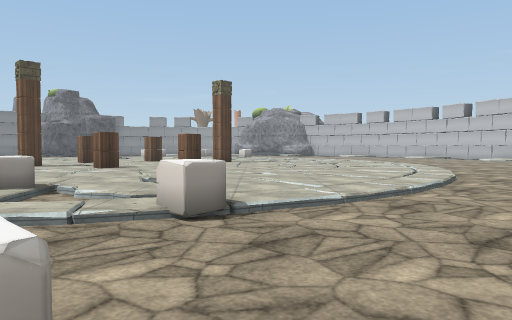
View 1 (above)

24 first-person views from a walk through a scene from a Unity 3-D project. The camera is 1.3 m above the floor, tilts 2° down and sees 70° across. The floor is counted in squares, 2 m on a side. Each view is taken from the middle of a square. On the plan, view 1 faces up. The plan holds only what a view shows up to about 11 squares ahead; the rest is blank. The place goes on beyond the plan. The player character is not drawn. Some animated figures are not drawn. Some surface patterns are stand-ins.

View 2
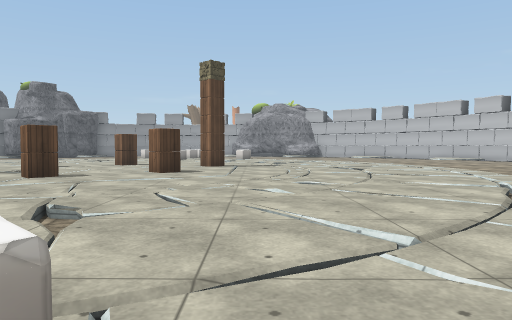

View 3
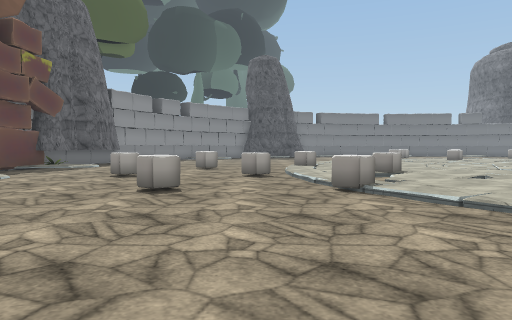

View 4
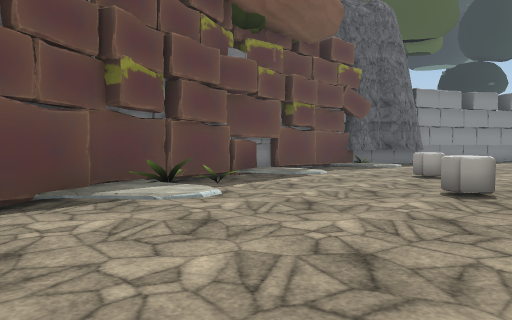

View 5
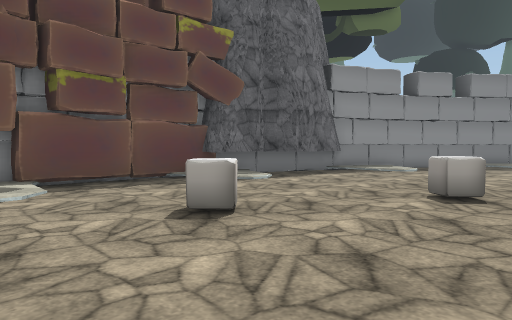

View 6
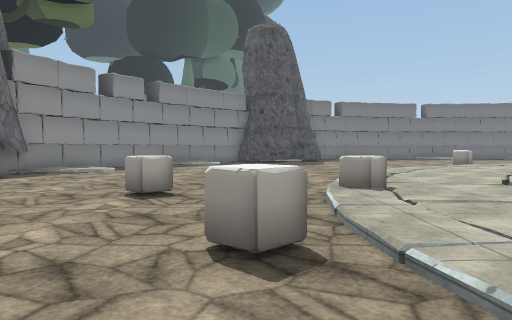

View 7
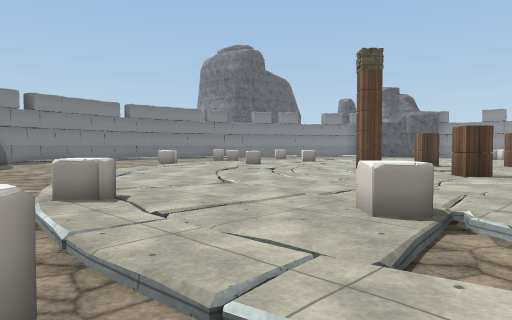

View 8
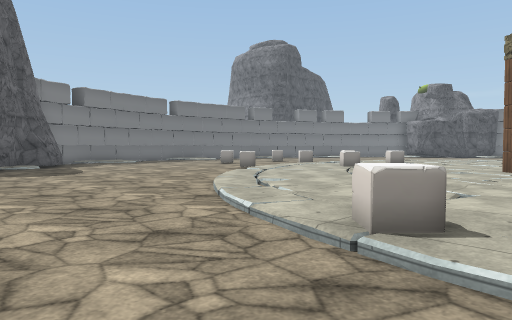

View 9
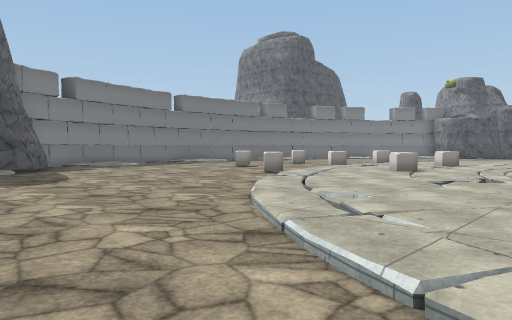

View 10
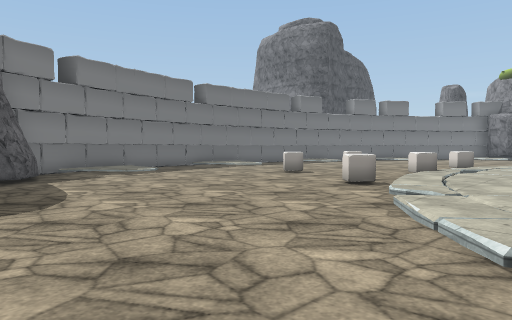

View 11
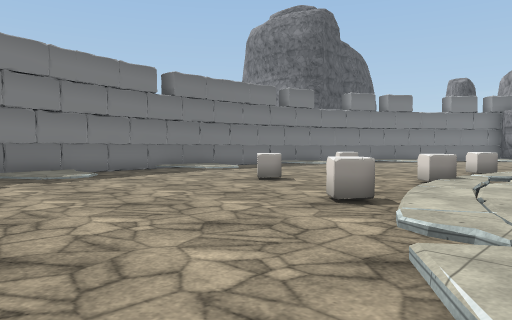

View 12
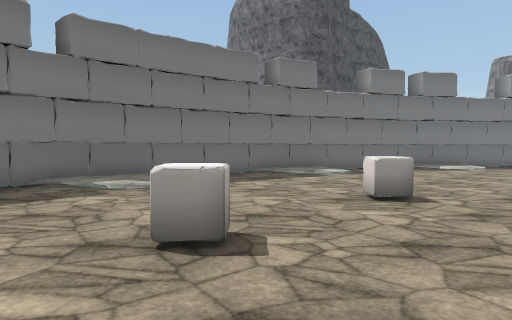

View 13
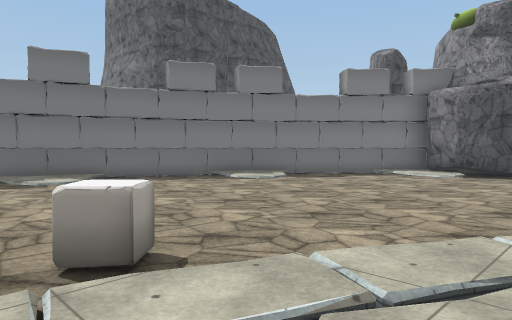

View 14
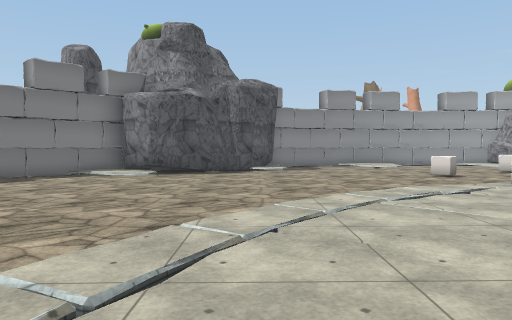

View 15
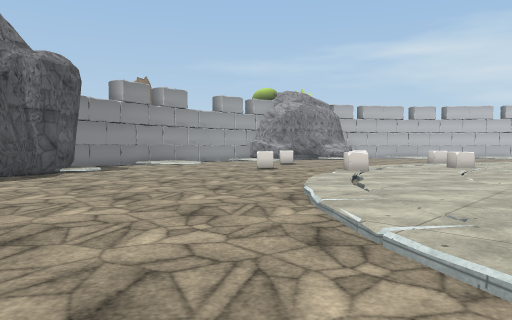

View 16
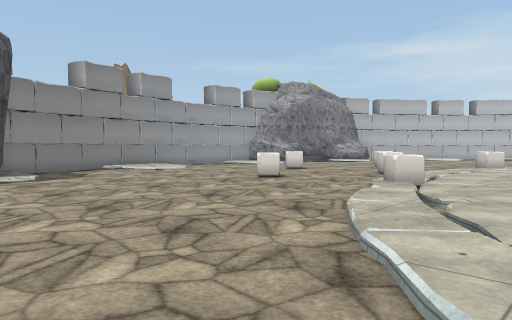

View 17
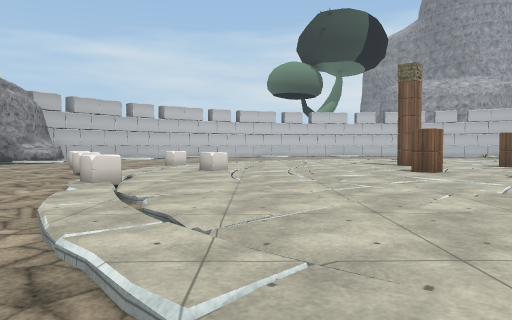

View 18
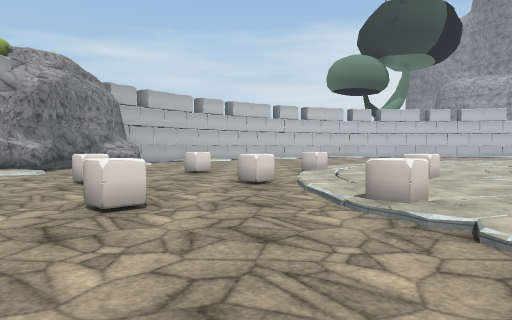

View 19
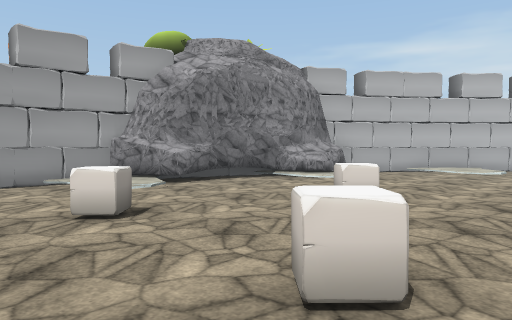

View 20
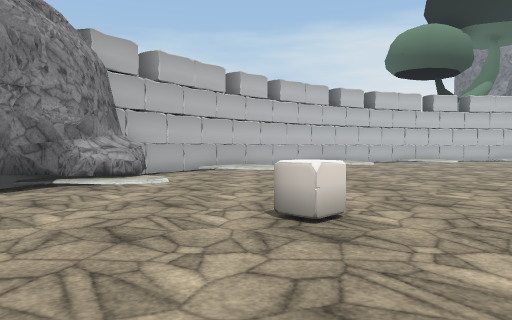

View 21
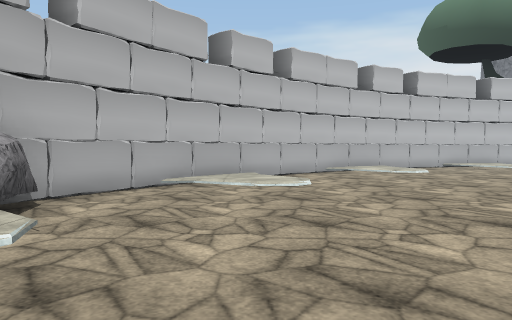

View 22
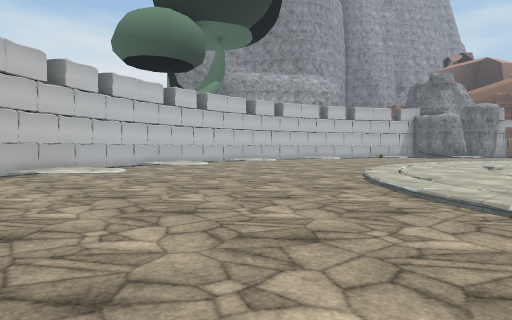

View 23
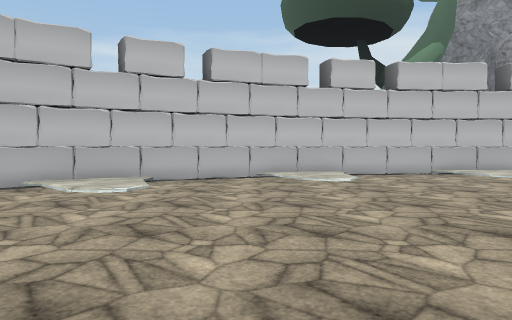

View 24
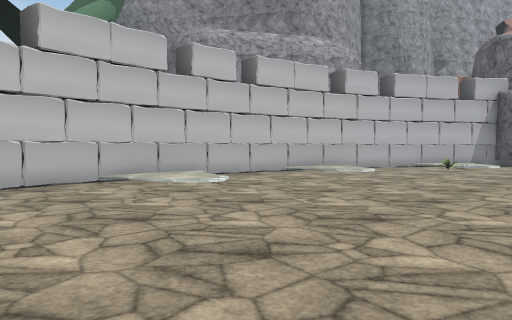

### Floor plan
Key: @ floor where view 1 was taken; # wall or solid block; . main floor; : floor 0.25 m higher than the main floor; / step, stairs or slope; ^ raised ledge; P pillar; L plant; O other object.
Columns run from 21 left of view 1 to 13 right of it. Each row starts with its distance up from view 1.
 29              ##  ####
 28           ##^./  ..:####
 27           #/..// ../...#####
 26         ###/...........//..##
 25       ###.........O......../##
 24     ####.......O....O......:/##
 23     #.//.......O....O.........##
 22    #..............O.........../##
 21   #:/..........O////O........./:#
 20  ##//.......///O/::/OO/.......//##
 19  #.........///:::OO:/://.........#
 18  #........///::::////:///........#
 17  ^/......//::/:://////:///.....//#
 16 #:/....../:////::/:////::/.....//##
 15 #.......O/// /:::::/:/:/://.......#
 14 #....O..//:O/::::O::P///://.......#
 13 #....O..//OO/::O/:::P:///::....../#
 12 #:/.....O::///:::/:::://///.....::#
 11 #//..O..//O:/::P///O:://::/....../#
 10 #....O..//O///PP:O::://////.......#
  9 #.......O/:///:/:/:/:///://.......#
  8 ##/....../://:////:////://...../::#
  7  #:......//://////////:///.  .../##
  6  #........//:///::////://.   ....#
  5  ###.......///:/::O/:://..   ..O
  4    #/.......///O/://OO/..    .//
  3    ##........./O////O.....   ./
  2         ..........O........
  1            ....O....O......
  0        :.......O....O@.....
 -1        /.  .......O........
 -2          .//...........//.
 -3          #:/.../...//.LL##
 -4          #######/..:/####
 -5               ########

Where each view was taken, in squares from view 1:
view 1: 0 up, 0 right, facing up
view 2: 3 up, 0 right, facing up
view 3: 2 up, 5 right, facing left
view 4: 2 up, 5 right, facing down-left
view 5: 2 up, 1 left, facing down-left
view 6: 2 up, 1 left, facing left
view 7: 2 up, 2 left, facing up-left
view 8: 1 up, 5 left, facing up-left
view 9: 2 up, 7 left, facing up-left
view 10: 3 up, 10 left, facing up-left
view 11: 5 up, 11 left, facing up-left
view 12: 9 up, 14 left, facing up-left
view 13: 14 up, 11 left, facing up-left
view 14: 14 up, 11 left, facing up
view 15: 16 up, 14 left, facing up-right
view 16: 18 up, 12 left, facing up-right
view 17: 18 up, 12 left, facing right
view 18: 22 up, 10 left, facing right
view 19: 21 up, 5 left, facing up-right
view 20: 24 up, 4 left, facing right
view 21: 24 up, 0 right, facing right
view 22: 24 up, 0 right, facing down-right
view 23: 18 up, 3 right, facing right
view 24: 16 up, 6 right, facing down-right
